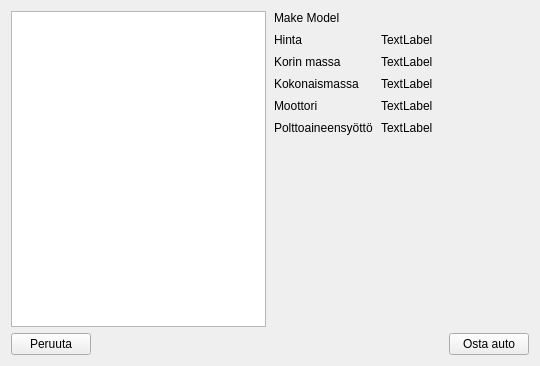
<?xml version="1.0" encoding="UTF-8"?>
<ui version="4.0">
 <class>CarShopMenu</class>
 <widget class="QWidget" name="CarShopMenu">
  <property name="geometry">
   <rect>
    <x>0</x>
    <y>0</y>
    <width>540</width>
    <height>366</height>
   </rect>
  </property>
  <property name="windowTitle">
   <string>Form</string>
  </property>
  <layout class="QVBoxLayout" name="verticalLayout_2">
   <item>
    <layout class="QHBoxLayout" name="horizontalLayout_2" stretch="1,1">
     <property name="spacing">
      <number>8</number>
     </property>
     <item>
      <widget class="TableView" name="carList">
       <property name="focusPolicy">
        <enum>Qt::NoFocus</enum>
       </property>
       <property name="verticalScrollBarPolicy">
        <enum>Qt::ScrollBarAsNeeded</enum>
       </property>
       <property name="horizontalScrollBarPolicy">
        <enum>Qt::ScrollBarAlwaysOff</enum>
       </property>
       <property name="alternatingRowColors">
        <bool>false</bool>
       </property>
       <property name="selectionMode">
        <enum>QAbstractItemView::SingleSelection</enum>
       </property>
       <property name="selectionBehavior">
        <enum>QAbstractItemView::SelectRows</enum>
       </property>
       <property name="showGrid">
        <bool>false</bool>
       </property>
       <property name="sortingEnabled">
        <bool>false</bool>
       </property>
       <property name="cornerButtonEnabled">
        <bool>false</bool>
       </property>
       <attribute name="horizontalHeaderHighlightSections">
        <bool>false</bool>
       </attribute>
       <attribute name="horizontalHeaderShowSortIndicator" stdset="0">
        <bool>false</bool>
       </attribute>
       <attribute name="verticalHeaderVisible">
        <bool>false</bool>
       </attribute>
       <attribute name="verticalHeaderHighlightSections">
        <bool>false</bool>
       </attribute>
      </widget>
     </item>
     <item>
      <layout class="QVBoxLayout" name="verticalLayout">
       <item>
        <layout class="QHBoxLayout" name="horizontalLayout_4">
         <item>
          <widget class="QLabel" name="carNameLabel">
           <property name="text">
            <string>Make Model</string>
           </property>
          </widget>
         </item>
         <item>
          <widget class="QLabel" name="carImage">
           <property name="autoFillBackground">
            <bool>false</bool>
           </property>
           <property name="text">
            <string/>
           </property>
           <property name="textFormat">
            <enum>Qt::AutoText</enum>
           </property>
           <property name="pixmap">
            <pixmap>../../../gamedata/vehicleimages/tipparellu.jpg</pixmap>
           </property>
           <property name="scaledContents">
            <bool>false</bool>
           </property>
           <property name="alignment">
            <set>Qt::AlignRight|Qt::AlignTrailing|Qt::AlignVCenter</set>
           </property>
          </widget>
         </item>
        </layout>
       </item>
       <item>
        <layout class="QFormLayout" name="carInfo">
         <item row="0" column="0">
          <widget class="QLabel" name="priceTitle">
           <property name="text">
            <string>Hinta</string>
           </property>
          </widget>
         </item>
         <item row="1" column="0">
          <widget class="QLabel" name="chassisMassTitle">
           <property name="text">
            <string>Korin massa</string>
           </property>
          </widget>
         </item>
         <item row="2" column="0">
          <widget class="QLabel" name="totalMassTitle">
           <property name="text">
            <string>Kokonaismassa</string>
           </property>
          </widget>
         </item>
         <item row="0" column="1">
          <widget class="QLabel" name="price">
           <property name="text">
            <string>TextLabel</string>
           </property>
          </widget>
         </item>
         <item row="1" column="1">
          <widget class="QLabel" name="chassisMass">
           <property name="text">
            <string>TextLabel</string>
           </property>
          </widget>
         </item>
         <item row="2" column="1">
          <widget class="QLabel" name="totalMass">
           <property name="text">
            <string>TextLabel</string>
           </property>
          </widget>
         </item>
         <item row="3" column="0">
          <widget class="QLabel" name="engineTitle">
           <property name="text">
            <string>Moottori</string>
           </property>
          </widget>
         </item>
         <item row="4" column="0">
          <widget class="QLabel" name="fuelintakeTitle">
           <property name="text">
            <string>Polttoaineensyöttö</string>
           </property>
          </widget>
         </item>
         <item row="4" column="1">
          <widget class="QLabel" name="fuelintake">
           <property name="text">
            <string>TextLabel</string>
           </property>
          </widget>
         </item>
         <item row="3" column="1">
          <widget class="QLabel" name="engine">
           <property name="text">
            <string>TextLabel</string>
           </property>
          </widget>
         </item>
        </layout>
       </item>
       <item>
        <spacer name="verticalSpacer">
         <property name="orientation">
          <enum>Qt::Vertical</enum>
         </property>
         <property name="sizeHint" stdset="0">
          <size>
           <width>20</width>
           <height>40</height>
          </size>
         </property>
        </spacer>
       </item>
      </layout>
     </item>
    </layout>
   </item>
   <item>
    <layout class="QHBoxLayout" name="horizontalLayout">
     <item>
      <widget class="QPushButton" name="cancelButton">
       <property name="text">
        <string>Peruuta</string>
       </property>
      </widget>
     </item>
     <item>
      <spacer name="horizontalSpacer">
       <property name="orientation">
        <enum>Qt::Horizontal</enum>
       </property>
       <property name="sizeHint" stdset="0">
        <size>
         <width>40</width>
         <height>20</height>
        </size>
       </property>
      </spacer>
     </item>
     <item>
      <widget class="QPushButton" name="buyButton">
       <property name="text">
        <string>Osta auto</string>
       </property>
      </widget>
     </item>
    </layout>
   </item>
  </layout>
 </widget>
 <customwidgets>
  <customwidget>
   <class>TableView</class>
   <extends>QTableView</extends>
   <header>views/tableview.hpp</header>
  </customwidget>
 </customwidgets>
 <resources/>
 <connections/>
</ui>
